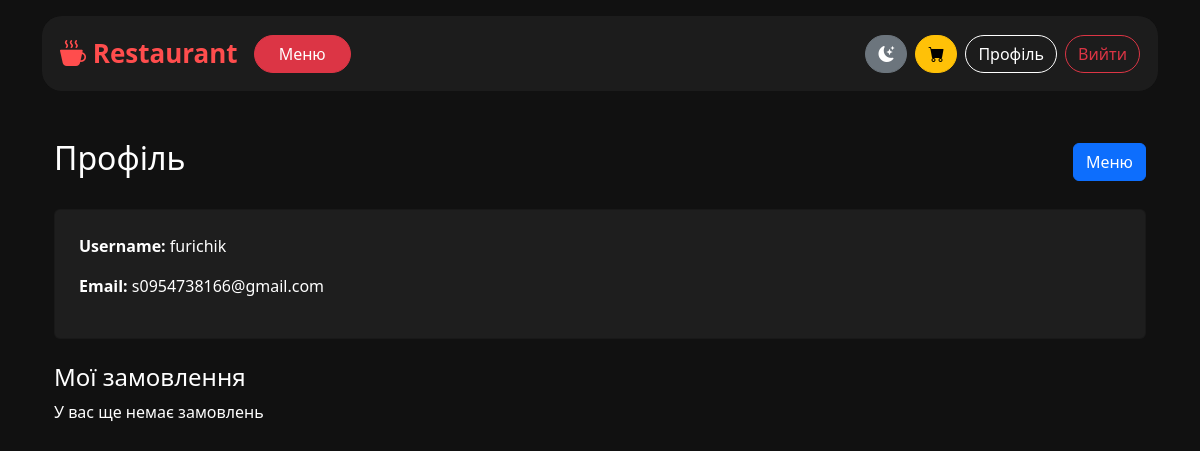
Before: /auth/profile/ (signed in) with the older database file.
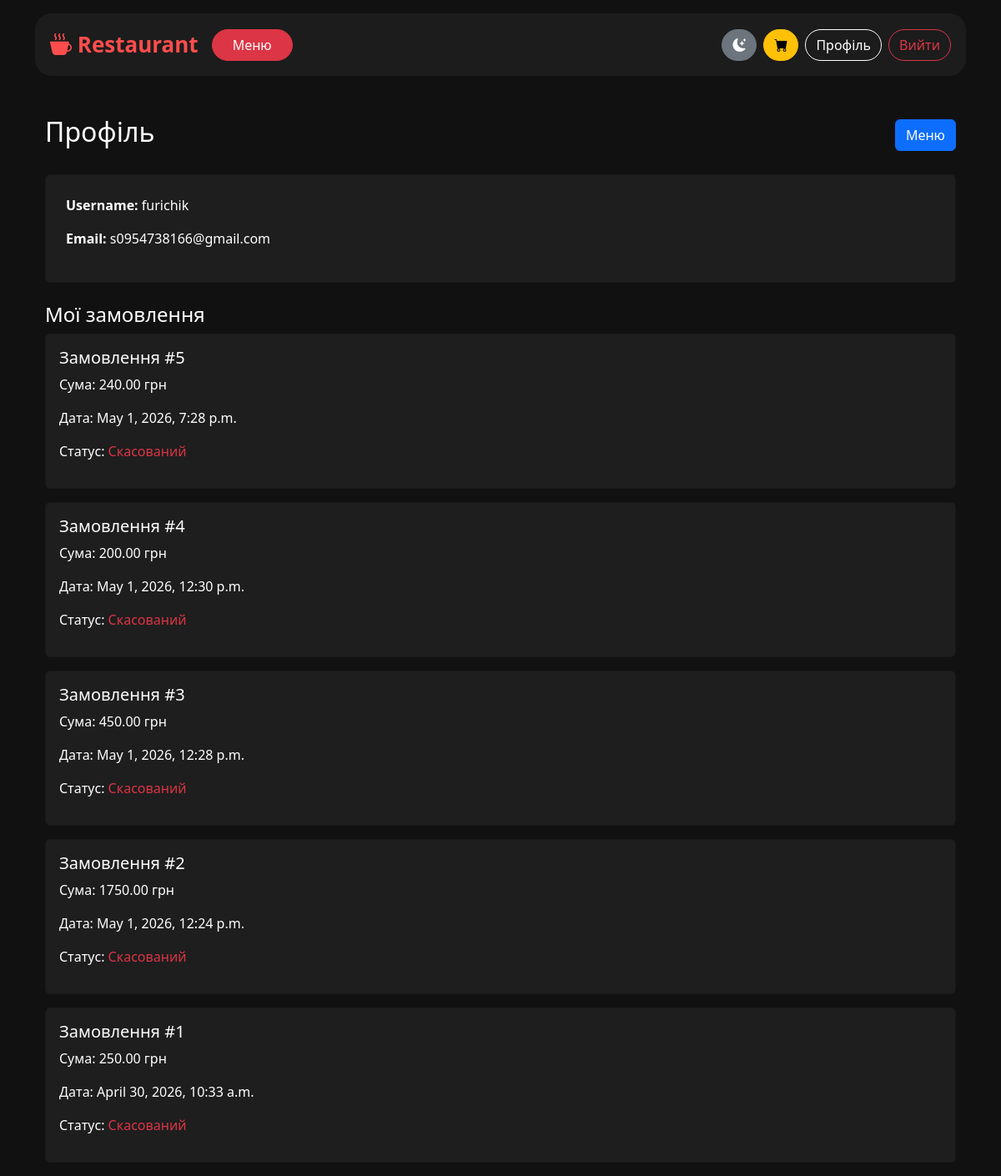
After: the same page with the newer database file.
### restaurant/models.py (models this page shows, shortened)
class Order(models.Model):
    STATUS_CHOICES = [
        ('new', 'Новий'),
        ('canceled', 'Скасований'),
        ('done', 'Виконаний'),
    ]
    user = models.ForeignKey(settings.AUTH_USER_MODEL, on_delete=models.CASCADE)
    created_at = models.DateTimeField(auto_now_add=True)
    total_price = models.DecimalField(max_digits=10, decimal_places=2)
    status = models.CharField(max_length=20, choices=STATUS_CHOICES, default='new')

### auth_system/views.py (the view)
# urls.py: path('profile/', profile, name='profile'),
def profile(request):
    orders = Order.objects.filter(user=request.user).order_by('-created_at')
    return render(request, 'auth_system/profile.html', {
        'orders': orders
    })

### templates/auth_system/profile.html (shortened to what this page needs)
{% extends 'base.html' %}
{% block content %}
<div class="container mt-5">
    <div class="d-flex justify-content-between align-items-center mb-4">
        <h2>Профіль</h2>
        <a href="{% url 'menu' %}" class="btn btn-primary">Меню</a>
    </div>
    <div class="card p-4 mb-4">
        <p><strong>Username:</strong> {{ user.username }}</p>
        <p><strong>Email:</strong> {{ user.email }}</p>
    </div>
    <div class="mt-4">
        <h4>Мої замовлення</h4>
        {% for order in orders %}
            <div class="card p-3 mb-3">
                <h5>Замовлення #{{ order.id }}</h5>
                <p>Сума: {{ order.total_price }} грн</p>
                <p>Дата: {{ order.created_at }}</p>
                <p>
                    Статус:
                    {% if order.status == 'new' %}
                        <span class="text-warning">Новий</span>
                    {% elif order.status == 'canceled' %}
                        <span class="text-danger">Скасований</span>
                    {% elif order.status == 'done' %}
                        <span class="text-success">Виконаний</span>
                    {% endif %}
                </p>
            </div>
        {% empty %}
            <p>У вас ще немає замовлень</p>
        {% endfor %}
    </div>
</div>
{% endblock %}

Changed rows visible on the page:
added Order: id "5", total_price "240.00", created_at "May 1, 2026, 7:28 p.m.", status "Скасований"
added Order: id "4", total_price "200.00", created_at "May 1, 2026, 12:30 p.m.", status "Скасований"
added Order: id "3", total_price "450.00", created_at "May 1, 2026, 12:28 p.m.", status "Скасований"
added Order: id "2", total_price "1750.00", created_at "May 1, 2026, 12:24 p.m.", status "Скасований"
added Order: id "1", total_price "250.00", created_at "April 30, 2026, 10:33 a.m.", status "Скасований"
Other visible differences:
text no longer shown: "У вас ще немає замовлень"
